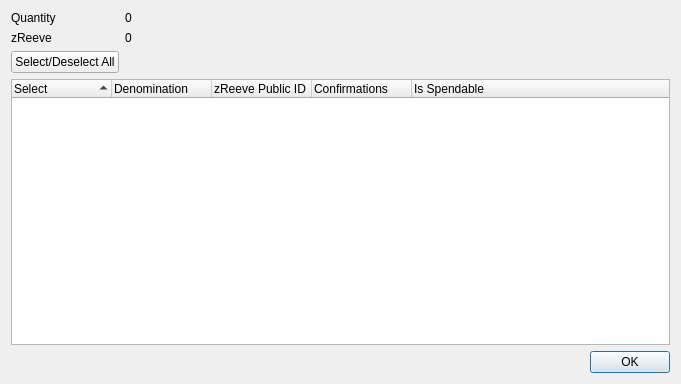
<?xml version="1.0" encoding="UTF-8"?>
<ui version="4.0">
 <class>ZReeveControlDialog</class>
 <widget class="QDialog" name="ZReeveControlDialog">
  <property name="geometry">
   <rect>
    <x>0</x>
    <y>0</y>
    <width>681</width>
    <height>384</height>
   </rect>
  </property>
  <property name="minimumSize">
   <size>
    <width>681</width>
    <height>384</height>
   </size>
  </property>
  <property name="windowTitle">
   <string>Select zReeve to Spend</string>
  </property>
  <layout class="QGridLayout" name="gridLayout">
   <item row="0" column="0">
    <layout class="QFormLayout" name="formLayout">
     <property name="sizeConstraint">
      <enum>QLayout::SetDefaultConstraint</enum>
     </property>
     <item row="0" column="0">
      <widget class="QLabel" name="labelQuantity">
       <property name="text">
        <string>Quantity</string>
       </property>
      </widget>
     </item>
     <item row="0" column="1">
      <widget class="QLabel" name="labelQuantity_int">
       <property name="text">
        <string>0</string>
       </property>
      </widget>
     </item>
     <item row="1" column="0">
      <widget class="QLabel" name="labelZReeve">
       <property name="text">
        <string>zReeve</string>
       </property>
      </widget>
     </item>
     <item row="1" column="1">
      <widget class="QLabel" name="labelZReeve_int">
       <property name="text">
        <string>0</string>
       </property>
      </widget>
     </item>
     <item row="2" column="0">
      <widget class="QPushButton" name="pushButtonAll">
       <property name="text">
        <string>Select/Deselect All</string>
       </property>
      </widget>
     </item>
    </layout>
   </item>
   <item row="1" column="0">
    <layout class="QVBoxLayout" name="verticalLayout">
     <item>
      <widget class="QTreeWidget" name="treeWidget">
       <property name="minimumSize">
        <size>
         <width>0</width>
         <height>250</height>
        </size>
       </property>
       <property name="alternatingRowColors">
        <bool>true</bool>
       </property>
       <property name="sortingEnabled">
        <bool>true</bool>
       </property>
       <property name="columnCount">
        <number>5</number>
       </property>
       <attribute name="headerDefaultSectionSize">
        <number>100</number>
       </attribute>
       <column>
        <property name="text">
         <string notr="true">Select</string>
        </property>
       </column>
       <column>
        <property name="text">
         <string notr="true">Denomination</string>
        </property>
       </column>
       <column>
        <property name="text">
         <string notr="true">zReeve Public ID</string>
        </property>
       </column>
       <column>
        <property name="text">
         <string notr="true">Confirmations</string>
        </property>
       </column>
       <column>
        <property name="text">
         <string>Is Spendable</string>
        </property>
       </column>
      </widget>
     </item>
     <item>
      <widget class="QDialogButtonBox" name="buttonBox">
       <property name="orientation">
        <enum>Qt::Horizontal</enum>
       </property>
       <property name="standardButtons">
        <set>QDialogButtonBox::Ok</set>
       </property>
      </widget>
     </item>
    </layout>
   </item>
  </layout>
 </widget>
 <resources/>
 <connections>
  <connection>
   <sender>buttonBox</sender>
   <signal>accepted()</signal>
   <receiver>ZReeveControlDialog</receiver>
   <slot>accept()</slot>
   <hints>
    <hint type="sourcelabel">
     <x>248</x>
     <y>254</y>
    </hint>
    <hint type="destinationlabel">
     <x>157</x>
     <y>274</y>
    </hint>
   </hints>
  </connection>
  <connection>
   <sender>buttonBox</sender>
   <signal>rejected()</signal>
   <receiver>ZReeveControlDialog</receiver>
   <slot>reject()</slot>
   <hints>
    <hint type="sourcelabel">
     <x>316</x>
     <y>260</y>
    </hint>
    <hint type="destinationlabel">
     <x>286</x>
     <y>274</y>
    </hint>
   </hints>
  </connection>
 </connections>
</ui>
